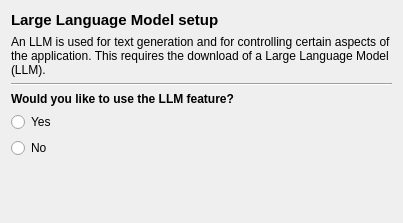
<?xml version="1.0" encoding="UTF-8"?>
<ui version="4.0">
 <class>llm_welcome_screen</class>
 <widget class="QWidget" name="llm_welcome_screen">
  <property name="geometry">
   <rect>
    <x>0</x>
    <y>0</y>
    <width>403</width>
    <height>223</height>
   </rect>
  </property>
  <property name="windowTitle">
   <string>Form</string>
  </property>
  <layout class="QGridLayout" name="gridLayout">
   <item row="0" column="0">
    <widget class="QLabel" name="label">
     <property name="font">
      <font>
       <pointsize>11</pointsize>
       <bold>true</bold>
      </font>
     </property>
     <property name="text">
      <string>Large Language Model setup</string>
     </property>
    </widget>
   </item>
   <item row="4" column="0">
    <widget class="QRadioButton" name="radioButton">
     <property name="text">
      <string>Yes</string>
     </property>
    </widget>
   </item>
   <item row="5" column="0">
    <widget class="QRadioButton" name="radioButton_2">
     <property name="text">
      <string>No</string>
     </property>
    </widget>
   </item>
   <item row="3" column="0">
    <widget class="QLabel" name="label_2">
     <property name="font">
      <font>
       <bold>true</bold>
      </font>
     </property>
     <property name="text">
      <string>Would you like to use the LLM feature?</string>
     </property>
    </widget>
   </item>
   <item row="6" column="0">
    <spacer name="verticalSpacer">
     <property name="orientation">
      <enum>Qt::Orientation::Vertical</enum>
     </property>
     <property name="sizeHint" stdset="0">
      <size>
       <width>20</width>
       <height>139</height>
      </size>
     </property>
    </spacer>
   </item>
   <item row="2" column="0">
    <widget class="Line" name="line">
     <property name="orientation">
      <enum>Qt::Orientation::Horizontal</enum>
     </property>
    </widget>
   </item>
   <item row="1" column="0">
    <widget class="QLabel" name="label_3">
     <property name="text">
      <string>An LLM is used for text generation and for controlling certain aspects of the application. This requires the download of a Large Language Model (LLM).</string>
     </property>
     <property name="wordWrap">
      <bool>true</bool>
     </property>
    </widget>
   </item>
  </layout>
 </widget>
 <resources/>
 <connections>
  <connection>
   <sender>radioButton</sender>
   <signal>toggled(bool)</signal>
   <receiver>llm_welcome_screen</receiver>
   <slot>yes_toggled(bool)</slot>
   <hints>
    <hint type="sourcelabel">
     <x>61</x>
     <y>198</y>
    </hint>
    <hint type="destinationlabel">
     <x>100</x>
     <y>-11</y>
    </hint>
   </hints>
  </connection>
  <connection>
   <sender>radioButton_2</sender>
   <signal>toggled(bool)</signal>
   <receiver>llm_welcome_screen</receiver>
   <slot>no_toggled(bool)</slot>
   <hints>
    <hint type="sourcelabel">
     <x>45</x>
     <y>227</y>
    </hint>
    <hint type="destinationlabel">
     <x>239</x>
     <y>-7</y>
    </hint>
   </hints>
  </connection>
 </connections>
 <slots>
  <slot>yes_toggled(bool)</slot>
  <slot>no_toggled(bool)</slot>
 </slots>
</ui>
